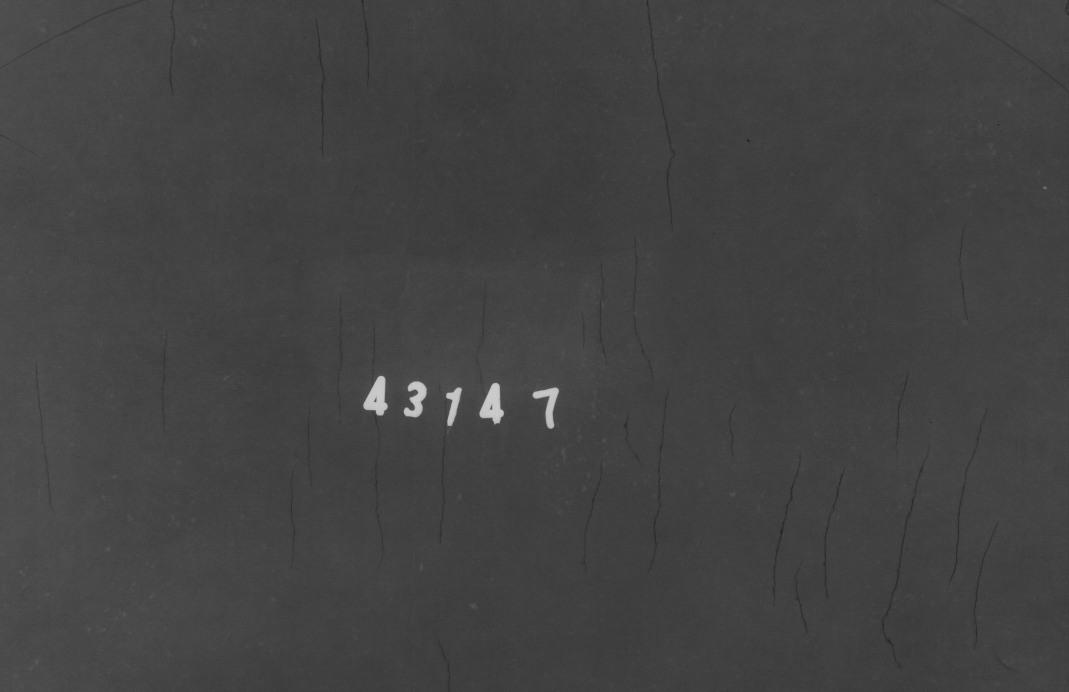
%> input picture liewen.jpg, 3207 x 2074 px (shown at 1/3 size)
$ octave --eval "result = testBeamlet;"   (GNU Octave 9; MATLAB toolbox functions it lacks are replaced by stand-ins)
%> lines starting %> are read from the running program, lines starting %| are printed output that depends on the picture
function result = testBeamlet()
source = imread('liewen.jpg');
%> source is the input picture: size 2074x3207 uint8; min 18, max 213, mean 66.5
im1 = source(1400:2074, 2250:3207);
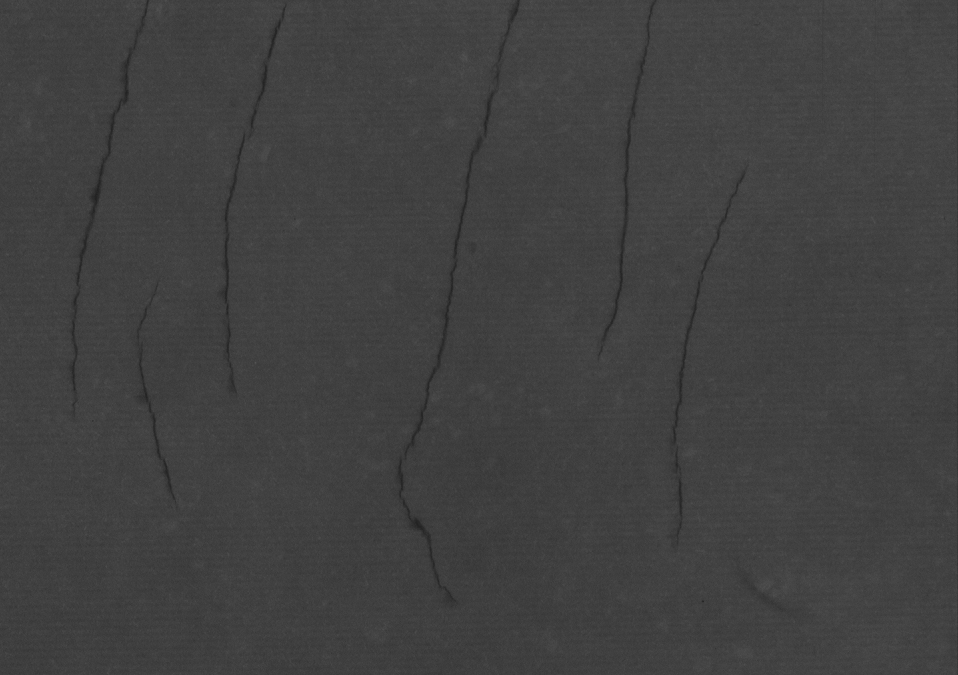
%> im1: size 675x958 uint8; min 33, max 84, mean 64.8
im2 = im1(1:512, 1:512);
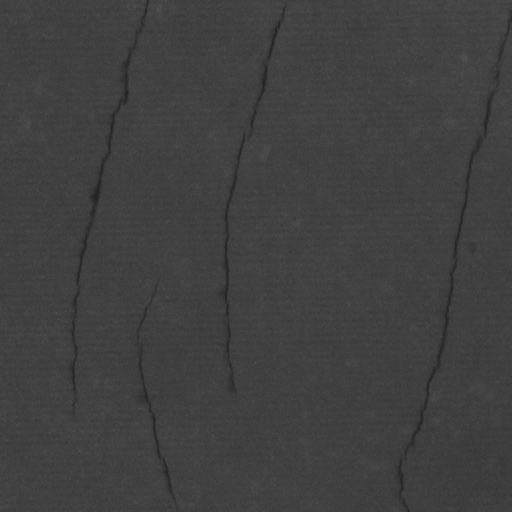
%> im2: size 512x512 uint8; min 33, max 84, mean 64.4
im3 = im2(1:256, 1:256);
subBackImage = im3;
temp = im3;
se = strel('disk', 10);
for i = 1 : 1
    subBackImage = imsubtract(imadd(subBackImage,imtophat(subBackImage,se)),imbothat(subBackImage,se));
end
%> this loop made 1 pass
%> pass 1, in testBeamlet, `subBackImage = imsubtract(imadd(subBackImage,imtophat(subBackImage,se)..`:
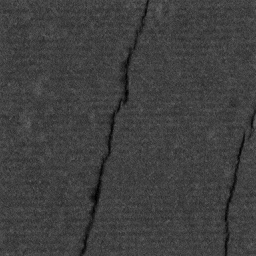
%> subBackImage: size 256x256 uint8; min 0, max 99, mean 63.6
% showImage(subBackImage);

figure;
subplot(1, 2, 1);imshow(temp);title('뇹잿품');
subplot(1, 2, 2);imshow(subBackImage);title('뇹잿빈');
%> (the run ends here)
